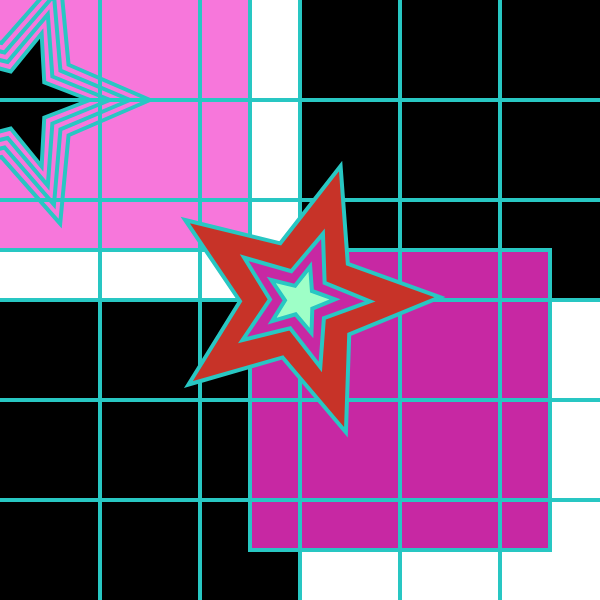
Frame 1 (no input)
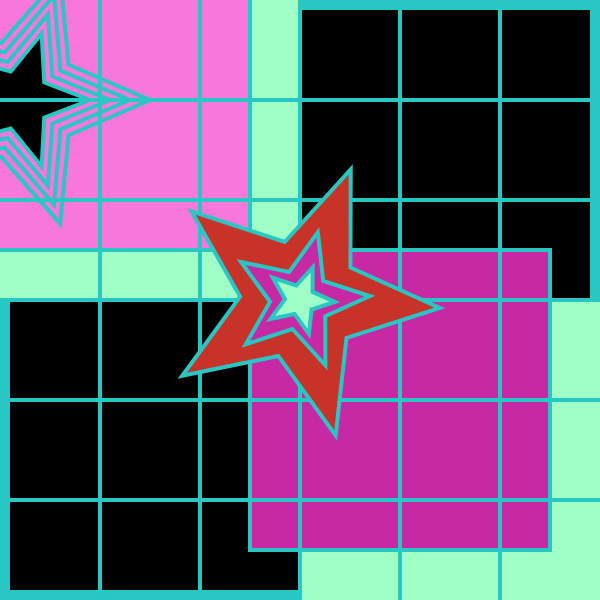
Frame 60 (no input)
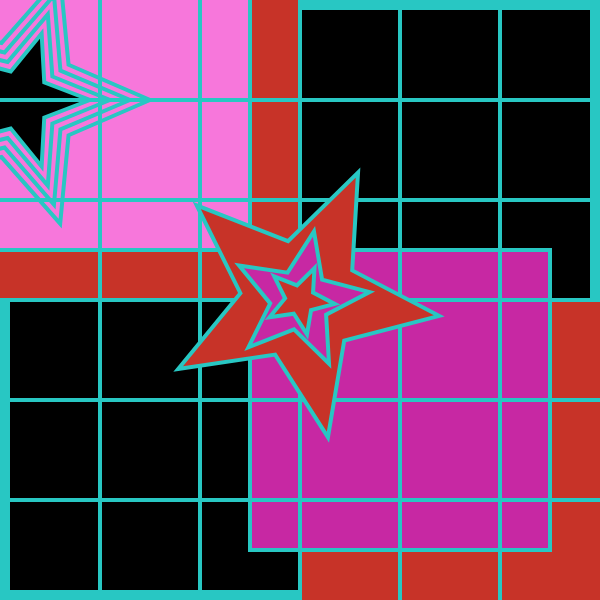
Frame 120 (the mouse pressed at the canvas centre since frame 60)

The p5.js sketch that drew these frames (run headless with seeded random() and noise() and a simulated clock; from frame 60 on, the mouse is pressed at the canvas centre):

// p5.js sketch
// ── sketch.js
/*Chantice Fields
My attempt at creating something interesting using conditional statements
*/

//Declaring global variables
//fill color variables
let r = 255;
let g = 255;
let b = 255;

// star variable
let x = 0;
let y = 0;
let xMove = 0;
let yMove = 0;
 

function setup() 
{
  createCanvas(600, 600);
  rectMode(CENTER);
}

function draw() 
{
  background (0);
    
  //Grid
  strokeWeight(20);

//Borders
 line (0, 0, 0, 600);
 line (0,0, 600,0);
 line (600, 0, 600,600);
 line (0, 600, 600, 600);
  
   
  strokeWeight(4);
  stroke (40, 199, 195);

  rect (0, 0, 600, 600);
  rect (600, 600, 600, 600);

 
 //Light pink shapes
 fill (247, 119, 219);
  rect(100, 100, 300, 300);

  star(20, 100, 60, 130, 5);
  star(20, 100, 50, 110, 5);
   star(20, 100, 40, 90, 5);
   
   //black star
   fill(0);
   star(20, 100, 30, 70, 5);



  //dark pink shapes
 fill (199, 40, 163);
 star(400, 400, 60, 140, 5);
 rect (400, 400, 300, 300);

  //Grid
  line (100, 0, 100, 600);
  line (200, 0, 200, 600);
  line (300, 0, 300, 600);
  line (400, 0, 400, 600);
  line (500, 0, 500, 600);
  line (0, 100, 600, 100);
  line (0, 200, 600, 200);
  line (0, 300, 600, 300);
  line (0, 400, 600, 400);
  line (0, 500, 600, 500);
        
  
   fill(247, 119, 219)
    {if (mouseX > width*0.5)

          {fill (0);
  translate(width * 0.5, height * 0.5);
  star(0, 0, 75, 175, 5);
    }

      fill (199, 51, 40);
push();
  translate(width * 0.5, height * 0.5);
  rotate(frameCount / -50.0);
  star(0, 0, 60, 140, 5);
  pop();
    }

  fill (199, 40, 163);
  {if (mouseY > height * 0.5)

      fill (133,64,156);
push();
  translate(width * 0.5, height * 0.5);
  rotate(frameCount / 50.0);
  star(0, 0, 30, 70, 5);
  pop();
    }

   fill (199, 51, 40);
    {if (mouseY < height * 0.5)
      fill (158, 255, 199)
    }
    push();
  translate(width * 0.5, height * 0.5);
  rotate(frameCount / -50.0);
  star(0, 0, 15, 35, 5);
  pop();

}

function star(x, y, radius1, radius2, npoints) {
  let angle = TWO_PI / npoints;
  let halfAngle = angle / 2.0;
  beginShape();
  for (let a = 0; a < TWO_PI; a += angle) {
    let sx = x + cos(a) * radius2;
    let sy = y + sin(a) * radius2;
    vertex(sx, sy);
    sx = x + cos(a + halfAngle) * radius1;
    sy = y + sin(a + halfAngle) * radius1;
    vertex(sx, sy);
  }
  endShape(CLOSE);
  /*stars and rotation functions copied from https://p5js.jp/examples/form-star; added conditional statements to change color */

}
